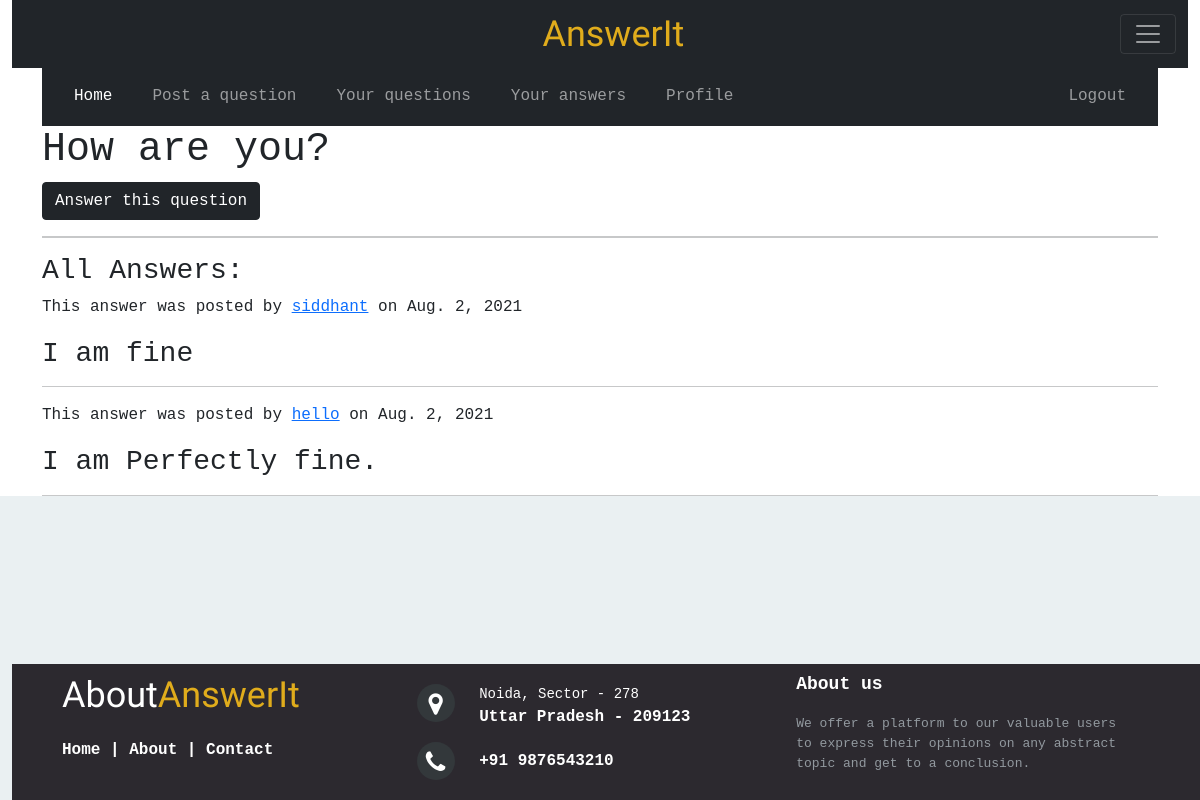
The app's page /Accounts/question/1/ with its own data.
### Accounts/models.py (models this page shows, shortened)
class Question(models.Model):
    user = models.ForeignKey(User,related_name="user_question", on_delete = models.CASCADE)
    question = models.CharField(max_length = 250)
    date_time = models.DateField()
    def answer_count(self):
        return self.answers

class Answer(models.Model):
    question = models.ForeignKey(Question, related_name = "answers", on_delete = models.CASCADE, default = 'None')
    answer = models.TextField()
    author = models.ForeignKey(User, on_delete = models.CASCADE)
    date_time = models.DateField()

### Accounts/views.py (the view)
# urls.py: path('question/<int:pk>/', views.QuestionDetailView.as_view(), name="question_detail"),
class QuestionDetailView(DetailView):
    model = Question

### Accounts/templates/Accounts/question_detail.html
{% extends "Accounts/base.html" %}
{% load static %}
{% block body %}
<h1>{{question.question|safe|linebreaksbr}}</h1>
{% if question.user.username == user.username %}
<a href="{% url 'Accounts:edit_question' pk=question.pk %}"><button class="btn btn-dark" name="button">Edit this question</button></a>
<a href="{% url 'Accounts:delete_question' pk=question.pk %}"><button class="btn btn-dark" name="button">Delete this question</button></a>
{% else %}
<a href="{% url 'Accounts:new_answer' id=question.id question=question.question%}">  <button class="btn btn-dark" name="button">Answer this question</button></a>
{% endif %}
<hr style="height:2px;">
{%if question.answer_count.count == 0 %}
<h3>No answers for this question yet...</h3>
{%else%}
<h3>All Answers:</h3>
{%for ans in question.answers.all %}
<p>This answer was posted by <a href="{% url 'Accounts:user_profile' pk=ans.author.pk %}">{{ans.author.username}}</a> on {{ans.date_time}}</p>
<h3><p>{{ans.answer|safe|linebreaksbr}}</p></h3>
<hr>
{%endfor%}
{% endif %}
{% endblock %}

### static/AnswerIt/CSS/footer.css (style rules this page uses)
* { padding:0; margin:0; }
html { background-color: #eaf0f2; }
body { font:16px/1.6 Arial, sans-serif; margin-bottom: 17%; }

### records on screen
Question: question "How are you?"
Answer: author.username "siddhant", date_time "Aug. 2, 2021", answer "I am fine"
Answer: author.username "hello", date_time "Aug. 2, 2021", answer "I am Perfectly fine."
